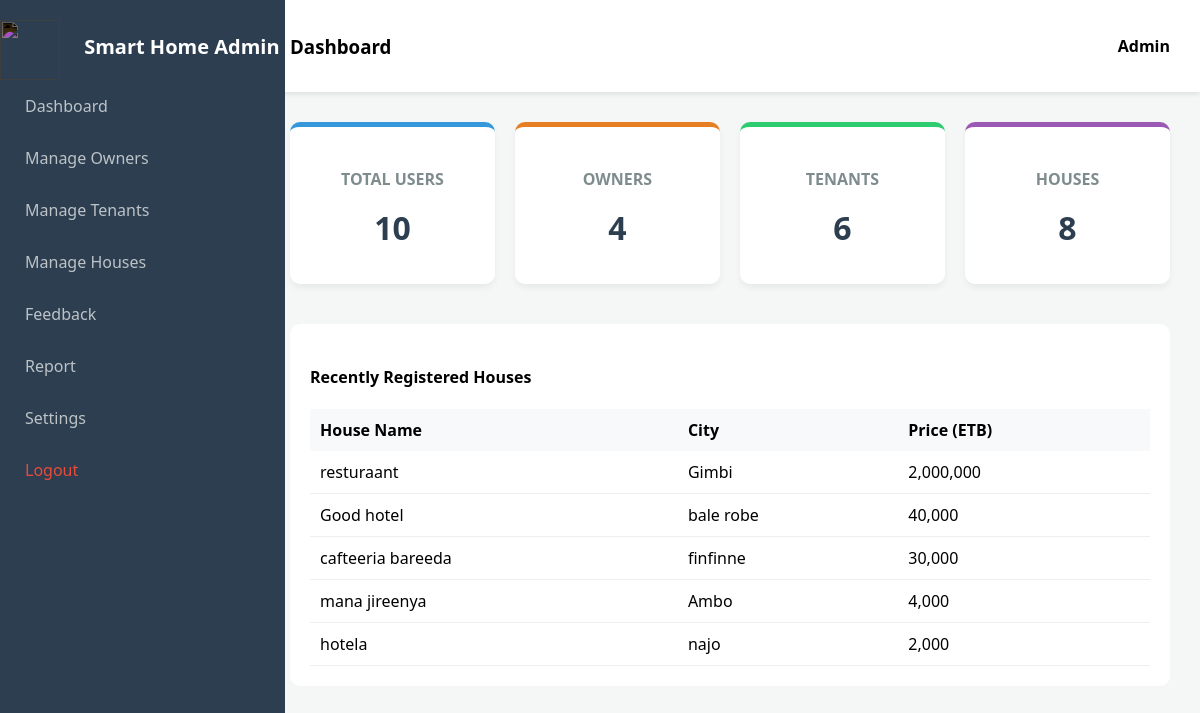
/adminpanel.php (signed in), run on the app's committed database.
### tables this page shows
CREATE TABLE `houses` (
  `id` int(11) NOT NULL,
  `owner_id` int(11) NOT NULL,
  `title` varchar(255) NOT NULL,
  `description` text DEFAULT NULL,
  `price` decimal(10,2) NOT NULL,
  `city` varchar(100) NOT NULL,
  `address` varchar(255) DEFAULT NULL,
  `house_type` enum('Apartment','Villa','Single Room','Studio') DEFAULT 'Villa',
  `status` enum('Available','Rented') DEFAULT 'Available',
  `main_image` varchar(255) DEFAULT NULL,
  `video_path` varchar(255) DEFAULT NULL,
  `created_at` timestamp NOT NULL DEFAULT current_timestamp()
);

### adminpanel.php (the view, shortened to what this page needs)
<?php
require_once 'dbconnect.php';
$total_users = mysqli_num_rows(mysqli_query($conn, "SELECT id FROM users"));
$total_owners = mysqli_num_rows(mysqli_query($conn, "SELECT id FROM users WHERE role='owner'"));
$total_tenants = mysqli_num_rows(mysqli_query($conn, "SELECT id FROM users WHERE role='tenant'"));
$total_houses = mysqli_num_rows(mysqli_query($conn, "SELECT id FROM houses"));
$latest_houses = mysqli_query($conn, "SELECT title, city, price FROM houses ORDER BY id DESC LIMIT 5");
?>
<!DOCTYPE html>
<html>
<head>
</head>
<body>
<?php include 'admin_nav.php'; ?>
<div class="main-content">
    <div class="admin-header">
        <h3>Dashboard</h3>
        <span><strong>Admin</strong></span>
    </div>
    <div class="stats-grid">
        <div class="stat-card" style="border-top: 5px solid #3498db;">
            <p>TOTAL USERS</p>
            <h1><?php echo $total_users; ?></h1>
        </div>
        <div class="stat-card" style="border-top: 5px solid #e67e22;">
            <p>OWNERS</p>
            <h1><?php echo $total_owners; ?></h1>
        </div>
        <div class="stat-card" style="border-top: 5px solid #2ecc71;">
            <p>TENANTS</p>
            <h1><?php echo $total_tenants; ?></h1>
        </div>
        <div class="stat-card" style="border-top: 5px solid #9b59b6;">
            <p>HOUSES</p>
            <h1><?php echo $total_houses; ?></h1>
        </div>
    </div>
    <div style="margin-top: 40px; background: white; padding: 20px; border-radius: 10px;">
        <h4>Recently Registered Houses</h4>
        <table width="100%" border="0" cellpadding="10" style="border-collapse: collapse;">
            <tr style="background: #f8f9fa; text-align: left;">
                <th>House Name</th>
                <th>City</th>
                <th>Price (ETB)</th>
            </tr>
            <?php while($row = mysqli_fetch_assoc($latest_houses)): ?>
            <tr style="border-bottom: 1px solid #eee;">
                <td><?php echo $row['title']; ?></td>
                <td><?php echo $row['city']; ?></td>
                <td><?php echo number_format($row['price']); ?></td>
            </tr>
            <?php endwhile; ?>
        </table>
    </div>
</div>
</body>
</html>

### admin_nav.php (shortened to what this page needs)
<div class="sidebar">
	<?php
echo '<img src="https://cdn-icons-png.flaticon.com/512/25/25694.png" width="60" height="60" style="vertical-align: middle; filter: invert(1); padding-right:20px;">';
?>
    <strong style="font-size: 20;">Smart Home Admin</strong>
    <a href="adminpanel.php">Dashboard</a>
    <a href="manage_owners.php">Manage Owners</a>
    <a href="manage_tenants.php">Manage Tenants</a>
    <a href="manage_houses.php">Manage Houses</a>
    <a href="seefedback.php">Feedback</a>
	 <a href="seereport.php">Report</a>
	 <a href="settinadmin.php">Settings</a>
    <a href="adminlogout.php" style="color: #e74c3c;">Logout</a>
</div>

### admin_nav.php (style rules this page uses)
body { font-family: 'Segoe UI', Tahoma, Geneva, Verdana, sans-serif; margin: 0; display: flex; background: #f4f7f6; }
.sidebar { width: 285px; background: #2c3e50; color: white; height: 100vh; position: fixed; padding-top: 20px; }
.sidebar a { display: block; color: #bdc3c7; padding: 15px 25px; text-decoration: none; transition: 0.3s; }
.main-content { margin-left: 260px; flex-grow: 1; padding: 30px; }
.admin-header { background: white; padding: 15px 30px; margin: -30px -30px 30px -30px; box-shadow: 0 2px 5px rgba(0,0,0,0.1); display: flex; justify-content: space-between; align-items: center; }

### adminpanel.php (style rules this page uses)
.stats-grid { display: grid; grid-template-columns: repeat(4, 1fr); gap: 20px; }
.stat-card { background: white; padding: 25px; border-radius: 10px; box-shadow: 0 4px 6px rgba(0,0,0,0.05); text-align: center; }
.stat-card h1 { margin: 10px 0; color: #2c3e50; }
.stat-card p { color: #7f8c8d; font-weight: bold; }

### data on the page
houses: title "resturaant", city "Gimbi", price "2,000,000"
houses: title "Good hotel", city "bale robe", price "40,000"
houses: title "cafteeria bareeda", city "finfinne", price "30,000"
houses: title "mana jireenya", city "Ambo", price "4,000"
houses: title "hotela", city "najo", price "2,000"

### other printed values
$total_users "10"
$total_owners "4"
$total_tenants "6"
$total_houses "8"
